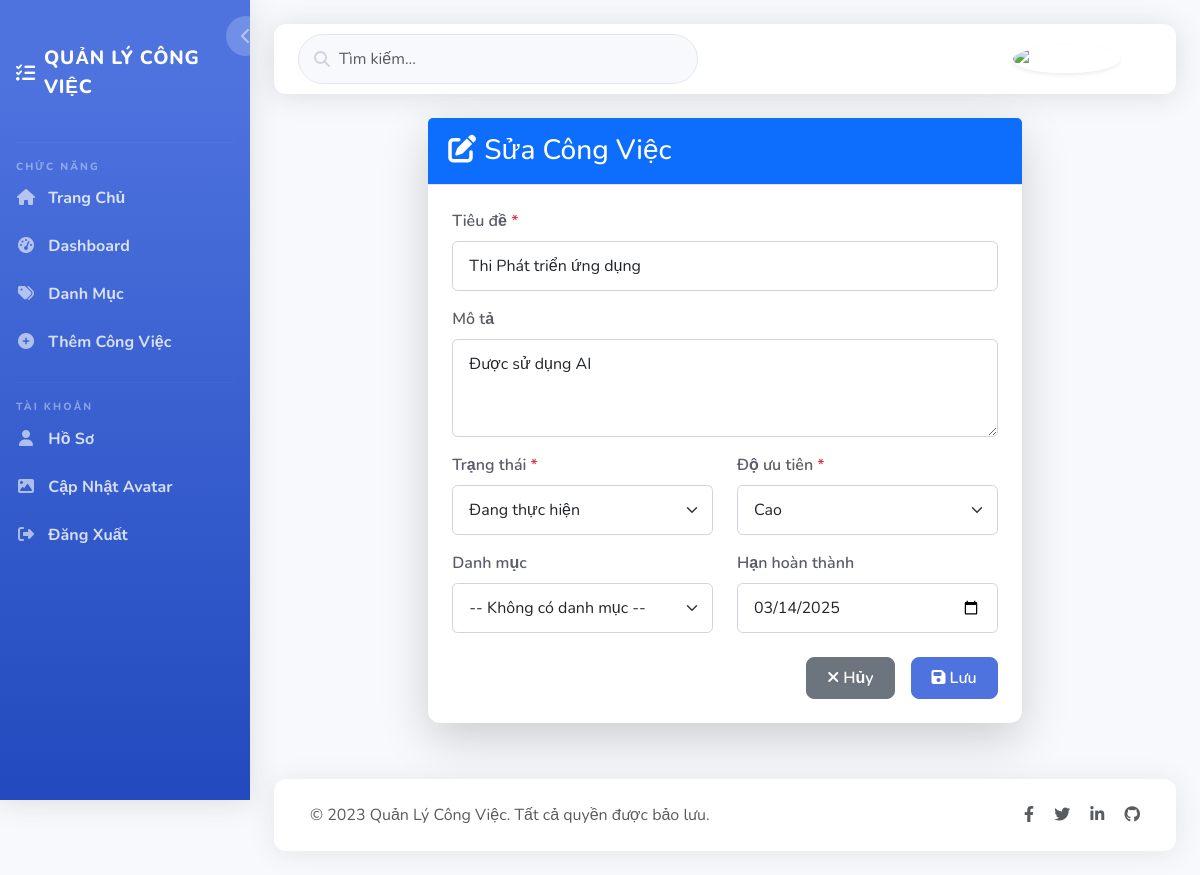
/task/edit/1 (signed in), run on the app's committed database.
### app.py (models this page shows)
class Task(db.Model):
    id = db.Column(db.Integer, primary_key=True)
    title = db.Column(db.String(100), nullable=False)
    description = db.Column(db.Text, nullable=True)
    status = db.Column(db.String(20), default='đang thực hiện')
    created = db.Column(db.DateTime, default=datetime.utcnow)
    finished = db.Column(db.DateTime, nullable=True)
    user_id = db.Column(db.Integer, db.ForeignKey('user.id'), nullable=False)
    category_id = db.Column(db.Integer, db.ForeignKey('category.id'), nullable=True)
    priority = db.Column(db.String(20), default='trung bình')
    due_date = db.Column(db.DateTime, nullable=True)

### app.py (the view, shortened to what this page needs)
@app.route('/task/edit/<int:task_id>', methods=['GET', 'POST'])
@login_required
def edit_task(task_id):
    task = Task.query.get_or_404(task_id)
    if session['role'] != 'admin' and task.user_id != session['user_id']:
        flash('Bạn không có quyền sửa công việc này!', 'danger')
        return redirect(url_for('dashboard'))
    users = []
    if session['role'] == 'admin':
        users = User.query.all()
    categories = Category.query.filter_by(user_id=session['user_id']).all()
    return render_template('task_management.html', view_type='edit', task=task, users=users, categories=categories, now=datetime.utcnow())

### app.py (called while the page is built)
def login_required(f):
    @wraps(f)
    def decorated_function(*args, **kwargs):
        if 'user_id' not in session:
            flash('Vui lòng đăng nhập để tiếp tục', 'danger')
            return redirect(url_for('login'))
        return f(*args, **kwargs)
    return decorated_function

### templates/task_management.html (shortened to what this page needs)
{% extends 'base.html' %}
{% block content %}
<div class="row justify-content-center">
    <div class="col-md-8">
        <div class="card shadow-lg border-0 rounded-lg">
            <div class="card-header bg-primary text-white text-center py-3">
                <h3 class="mb-0">
                    {% if view_type == 'add' %}
                        <i class="fas fa-plus-circle me-2"></i>Thêm Công Việc Mới
                    {% elif view_type == 'edit' %}
                        <i class="fas fa-edit me-2"></i>Sửa Công Việc
                    {% elif view_type == 'add_category' %}
                        <i class="fas fa-plus-circle me-2"></i>Thêm Danh Mục Mới
                    {% elif view_type == 'edit_category' %}
                        <i class="fas fa-edit me-2"></i>Sửa Danh Mục
                    {% endif %}
                </h3>
            </div>
            <div class="card-body p-4">
                {% if view_type in ['add', 'edit'] %}
                    <form method="post">
                        <div class="mb-3">
                            <label for="title" class="form-label">Tiêu đề <span class="text-danger">*</span></label>
                            <input type="text" class="form-control" id="title" name="title" required
                                   value="{{ task.title if task else '' }}">
                        </div>
                        <div class="mb-3">
                            <label for="description" class="form-label">Mô tả</label>
                            <textarea class="form-control" id="description" name="description" rows="3">{{ task.description if task else '' }}</textarea>
                        </div>
                        <div class="row mb-3">
                            <div class="col-md-6">
                                <label for="status" class="form-label">Trạng thái <span class="text-danger">*</span></label>
                                <select class="form-select" id="status" name="status" required>
                                    <option value="đang thực hiện" {% if task and task.status == 'đang thực hiện' %}selected{% endif %}>Đang thực hiện</option>
                                </select>
                            </div>
                            <div class="col-md-6">
                                <label for="priority" class="form-label">Độ ưu tiên <span class="text-danger">*</span></label>
                                <select class="form-select" id="priority" name="priority" required>
                                    <option value="cao" {% if task and task.priority == 'cao' %}selected{% endif %}>Cao</option>
                                </select>
                            </div>
                        </div>
                        <div class="row mb-3">
                            <div class="col-md-6">
                                <label for="category_id" class="form-label">Danh mục</label>
                                <select class="form-select" id="category_id" name="category_id">
                                    <option value="">-- Không có danh mục --</option>
                                </select>
                            </div>
                            <div class="col-md-6">
                                <label for="due_date" class="form-label">Hạn hoàn thành</label>
                                <input type="date" class="form-control" id="due_date" name="due_date"
                                       value="{{ task.due_date.strftime('%Y-%m-%d') if task and task.due_date else '' }}">
                            </div>
                        </div>
                        <div class="d-grid gap-2 d-md-flex justify-content-md-end mt-4">
                            <a href="{{ url_for('dashboard') }}" class="btn btn-secondary me-md-2">
                                <i class="fas fa-times me-1"></i>Hủy
                            </a>
                            <button type="submit" class="btn btn-primary">
                                <i class="fas fa-save me-1"></i>Lưu
                            </button>
                        </div>
                    </form>
                {% endif %}
            </div>
        </div>
    </div>
</div>
{% endblock %}

### templates/base.html (style rules this page uses)
:root { --primary: #4e73df; --secondary: #858796; --success: #1cc88a; --info: #36b9cc; --warning: #f6c23e; --danger: #e74a3b; --light: #f8f9fc; --dark: #5a5c69; --card-border-radius: 0.75rem; --btn-border-radius: 0.5rem; }
body { font-family: 'Nunito', sans-serif; background-color: #f8f9fc; color: #5a5c69; }
.card { border: none; border-radius: var(--card-border-radius); box-shadow: 0 0.15rem 1.75rem 0 rgba(58, 59, 69, 0.1); margin-bottom: 1.5rem; transition: transform 0.3s ease; }
.card-header { background-color: #f8f9fc; border-bottom: 1px solid #e3e6f0; padding: 1rem 1.25rem; display: flex; align-items: center; justify-content: space-between; }
.btn { border-radius: var(--btn-border-radius); font-weight: 600; padding: 0.5rem 1.25rem; transition: all 0.2s; }
.btn-primary { background-color: var(--primary); border-color: var(--primary); }
.form-control, .form-select { border-radius: 0.35rem; padding: 0.75rem 1rem; border: 1px solid #d1d3e2; }
.form-label { font-weight: 600; color: var(--dark); }

### data on the page
Task: title "Thi Phát triển ứng dụng", description "Được sử dụng AI", status "Đang thực hiện", priority "Cao", due_date "03/14/2025"
